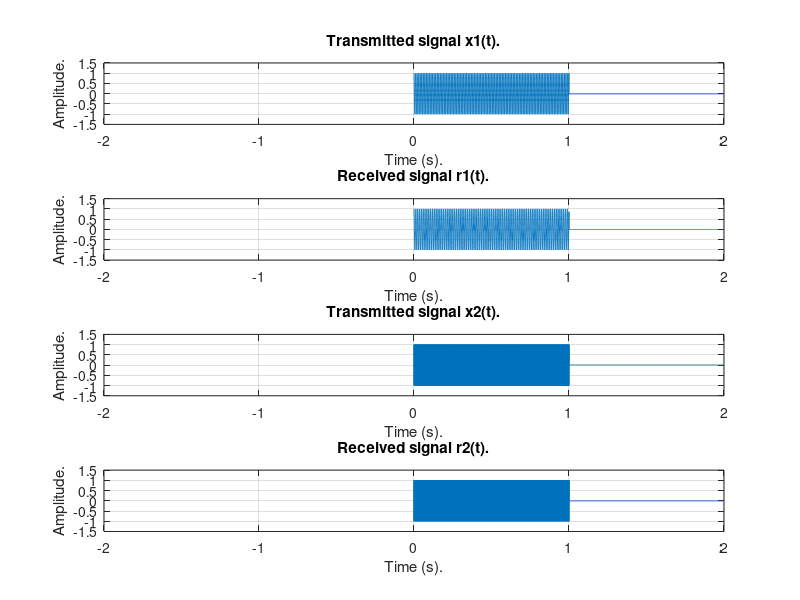

This chart was generated by the following MATLAB code: (Note: this script raises an error after producing the figure.)
% Define the required parameters. 
T = 1; % Rectangular pulse duration.
Ts = 0.0001; % Sampling period. 
Fs = 1 / Ts; % Sampling frequency.
t = 0 : Ts : 2; % 2-second time vector. 

f1 = 100; % Frequency of the signal of transmitter 1.
f2 = 800; % Frequency of the signal of transmitter 2.

c = 343; % Propagation speed.
v1 = -30; % Relative velocity of object from transmitter 1.
v2 = 40; % Relative velocity of object from transmitter 2. 

% Define the rectangular pulse signal. 
rect_pulse = double(abs(t - T/2) <= T/2);

% Define the sinusoidal signals.
cos_1 = cos(2 * pi * f1 * t);
cos_2 = cos(2 * pi * f2 * t);

% Define the transmitted signals. 
x1 = cos_1 .* rect_pulse;
x2 = cos_2 .* rect_pulse;

% Calculate the observed frequencies, using the Doppler Principle.
f_obs_1 = f1 * (c + v1) / (c - v1);
f_obs_2 = f2 * (c + v2) / (c - v2);

% Generate the received signals. 
r1 = cos(2 * pi * f_obs_1 * t) .* rect_pulse;
r2 = cos(2 * pi * f_obs_2 * t) .* rect_pulse;

% Plot the transmitted and received signals. 
figure;

subplot(4,1,1);
plot(t, x1);
xlabel("Time (s).");
ylabel("Amplitude.");
title("Transmitted signal x1(t).");
grid on;

xlim([-2, 2]);
ylim([-1.5, 1.5]);

subplot(4,1,2);
plot(t, r1);
xlabel("Time (s).");
ylabel("Amplitude.");
title("Received signal r1(t).");
grid on;

xlim([-2, 2]);
ylim([-1.5, 1.5]);

subplot(4,1,3);
plot(t, x2);
xlabel("Time (s).");
ylabel("Amplitude.");
title("Transmitted signal x2(t).");
grid on;

xlim([-2, 2]);
ylim([-1.5, 1.5]);

subplot(4,1,4);
plot(t, r2);
xlabel("Time (s).");
ylabel("Amplitude.");
title("Received signal r2(t).");
grid on;

xlim([-2, 2]);
ylim([-1.5, 1.5]);

% Compute the Fourier Transforms of the transmitted signals.
x1_f = FourierTransform(x1, t, Ts);
x2_f = FourierTransform(x2, t, Ts);

% Compute the Fourier Transforms of the received signals.
r1_f = FourierTransform(r1, t, Ts);
r2_f = FourierTransform(r2, t, Ts);

% Plot the obtained Fourier Transforms. 
N = length(t);
F = Fs * linspace(-0.5, 0.5, N);

figure;
plot(F, abs(x1_f));
xlabel("Frequency Spectrum (Hz).");
ylabel("Amplitude");
title("Fourier Transform of the signal x1(t).");
grid on;

figure;
plot(F, abs(x2_f));
xlabel("Frequency Spectrum (Hz).");
ylabel("Amplitude");
title("Fourier Transform of the signal x2(t).");
grid on;

figure;
plot(F, abs(r1_f));
xlabel("Frequency Spectrum (Hz).");
ylabel("Amplitude");
title("Fourier Transform of the signal r1(t).");
grid on;

figure;
plot(F, abs(r2_f));
xlabel("Frequency Spectrum (Hz).");
ylabel("Amplitude");
title("Fourier Transform of the signal r2(t).");
grid on;

% Detect the peak frequencies from the transmitted signals.
[~, idx1] = max(abs(x1_f));
[~, idx2] = max(abs(x2_f));

observed_fx1 = F(idx1);
observed_fx2 = F(idx2);

% Detect the peak frequencies from the received signals.
[~, r_idx1] = max(abs(r1_f));
[~, r_idx2] = max(abs(r2_f));

observed_fr1 = F(r_idx1);
observed_fr2 = F(r_idx2);

% Calculate the differences between transmitted and received signal
% frequencies.
diff_1 = abs(observed_fx1 - observed_fr1);
diff_2 = abs(observed_fx2 - observed_fr2);

% Display the peak frequencies from both transmitted and received signals.
fprintf('Peak Frequency of Transmitted Signal x1: %.2f Hz\n', abs(observed_fx1));
fprintf('Peak Frequency of Transmitted Signal x2: %.2f Hz\n', abs(observed_fx2));
fprintf('Peak Frequency of Transmitted Signal r1: %.2f Hz\n', abs(observed_fr1));
fprintf('Peak Frequency of Transmitted Signal r2: %.2f Hz\n', abs(observed_fr2));

% Display the difference between the peak frequencies of transmitted and
% received signals.
fprintf("\n")
fprintf('Difference between the peak frequencies of x1 and r1: %.2f Hz\n', diff_1);
fprintf('Difference between the peak frequencies of x2 and r2: %.2f Hz\n', diff_2);

% Calculate the scaling factors for both signals.
factor_1 = (f_obs_1) / f1;
factor_2 = (f_obs_2) / f2;

% Calculate the estimated velocities using the scaling factor and Doppler
% Effect.
estimated_v1 = c * ((factor_1 - 1) / (factor_1 + 1));
estimated_v2 = c * ((factor_2 - 1) / (factor_2 + 1));

% Display the results of the estimation. 
fprintf("\n");
fprintf("True value of Velocity v1: %.2f m/s\n", v1);
fprintf('Estimated Velocity v1: %.2f m/s\n', estimated_v1);
fprintf("\n");
fprintf("True value of Velocity v2: %.2f m/s\n", v2);
fprintf('Estimated Velocity v2: %.2f m/s\n', estimated_v2);
